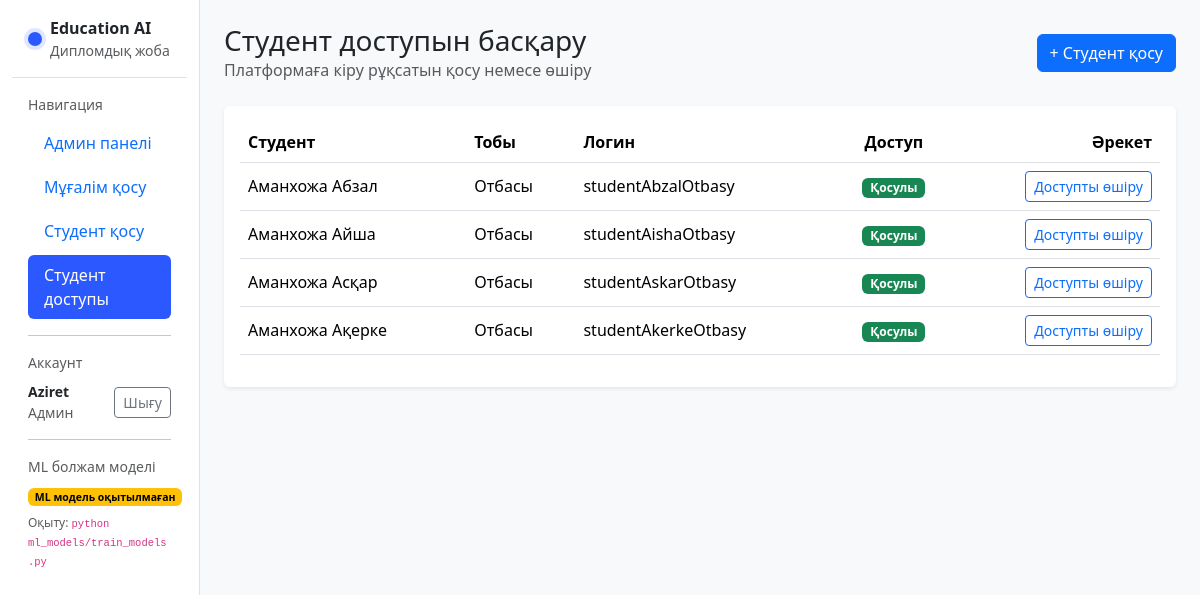
/admin-panel/students/ (signed in), run on the app's committed database.
### students/models.py (models this page shows, shortened)
class Student(models.Model):
    PERFORMANCE_CHOICES = [
        ("Жоғары", "Жоғары"),
        ("Орташа", "Орташа"),
        ("Төмен", "Төмен"),
    ]
    user = models.OneToOneField(
        settings.AUTH_USER_MODEL,
        on_delete=models.SET_NULL,
        null=True,
        blank=True,
        related_name="student_profile",
    )
    name = models.CharField(max_length=150)
    group = models.CharField(max_length=50, blank=True, default="")
    can_access_platform = models.BooleanField(default=False)
    predicted_performance = models.CharField(
        max_length=20,
        choices=PERFORMANCE_CHOICES,
        blank=True,
        null=True,
    )
    created_at = models.DateTimeField(auto_now_add=True)

### students/views.py (the view)
# urls.py: path("admin-panel/students/", views.student_access_manage, name="student_access_manage"),
@login_required
@admin_required
def student_access_manage(request):
    students = Student.objects.select_related("user").order_by("group", "name")
    return render(request, "students/admin/student_access_manage.html", {
        "students": students,
        "model_ready": model_ready(),
    })

### students/context_processors.py (called while the page is built)
def role_flags(request):
    user = request.user
    if not user.is_authenticated:
        return {
            "is_admin": False,
            "is_teacher": False,
            "is_student": False,
        }
    return {
        "is_admin": is_admin(user),
        "is_teacher": is_teacher(user),
        "is_student": is_student(user),
    }

### students/permissions.py (called while the page is built)
def is_admin(user):
    return user.is_authenticated and user.is_superuser

def is_teacher(user):
    return user.is_authenticated and user.groups.filter(name="Teacher").exists()

def is_student(user):
    return user.is_authenticated and user.groups.filter(name="Student").exists()

def admin_required(view_func):
    @wraps(view_func)
    def _wrapped(request, *args, **kwargs):
        if not is_admin(request.user):
            return HttpResponseForbidden("Бұл бөлімге тек админ кіре алады.")
        return view_func(request, *args, **kwargs)
    return _wrapped

### students/services_ml.py (called while the page is built)
def model_ready() -> bool:
    return (
        CLASSIFIER_PATH.exists()
        and REGRESSOR_PATH.exists()
        and SCALER_PATH.exists()
        and METRICS_PATH.exists()
    )

### students/templates/students/admin/student_access_manage.html (shortened to what this page needs)
{% extends "students/base.html" %}
{% block content %}
<div class="d-flex align-items-center justify-content-between mb-4">
  <div>
    <h3 class="mb-0">Студент доступын басқару</h3>
    <div class="text-muted">Платформаға кіру рұқсатын қосу немесе өшіру</div>
  </div>
  <a href="{% url 'student_onboard_create' %}" class="btn btn-primary">+ Студент қосу</a>
</div>
<div class="card border-0 shadow-sm">
  <div class="card-body">
    {% if students %}
      <div class="table-responsive">
        <table class="table align-middle">
          <thead>
            <tr>
              <th>Студент</th>
              <th>Тобы</th>
              <th>Логин</th>
              <th class="text-center">Доступ</th>
              <th class="text-end">Әрекет</th>
            </tr>
          </thead>
          <tbody>
            {% for s in students %}
              <tr>
                <td>{{ s.name }}</td>
                <td>{{ s.group|default:"—" }}</td>
                <td>
                  {% if s.user %}
                    {{ s.user.username }}
                  {% else %}
                    —
                  {% endif %}
                </td>
                <td class="text-center">
                  {% if s.can_access_platform %}
                    <span class="badge text-bg-success">Қосулы</span>
                  {% else %}
                    <span class="badge text-bg-secondary">Өшірулі</span>
                  {% endif %}
                </td>
                <td class="text-end">
                  <a href="{% url 'student_toggle_access' s.id %}" class="btn btn-sm btn-outline-primary">
                    {% if s.can_access_platform %}
                      Доступты өшіру
                    {% else %}
                      Доступ беру
                    {% endif %}
                  </a>
                </td>
              </tr>
            {% endfor %}
          </tbody>
        </table>
      </div>
    {% else %}
      <div class="text-muted">Әзірге студенттер жоқ.</div>
    {% endif %}
  </div>
</div>
{% endblock %}

### students/templates/students/base.html (shortened to what this page needs)
{% load static %}
<!doctype html>
<html lang="kk">
<head>
  <link href="https://cdn.jsdelivr.net/npm/bootstrap@5.3.3/dist/css/bootstrap.min.css" rel="stylesheet">
  <link rel="stylesheet" href="{% static 'css/app.css' %}">
</head>
<body class="bg-light">
  <div class="container-fluid">
    <div class="row min-vh-100">
      <aside class="col-md-3 col-lg-2 bg-white sidebar border-end">
        <div class="p-3 border-bottom d-flex align-items-center gap-2">
          <div class="logo-dot"></div>
          <div>
            <div class="fw-bold">Education AI</div>
            <div class="text-muted small">Дипломдық жоба</div>
          </div>
        </div>
        <div class="p-3">
          <div class="small text-muted mb-2">Навигация</div>
          <div class="nav nav-pills flex-column gap-1">
            {% if is_admin %}
              <a class="nav-link {% if request.resolver_match.url_name == 'admin_dashboard' %}active{% endif %}"
                 href="{% url 'admin_dashboard' %}">
                Админ панелі
              </a>
              <a class="nav-link {% if request.resolver_match.url_name == 'teacher_create' %}active{% endif %}"
                 href="{% url 'teacher_create' %}">
                Мұғалім қосу
              </a>
              <a class="nav-link {% if request.resolver_match.url_name == 'student_onboard_create' %}active{% endif %}"
                 href="{% url 'student_onboard_create' %}">
                Студент қосу
              </a>
              <a class="nav-link {% if request.resolver_match.url_name == 'student_access_manage' %}active{% endif %}"
                 href="{% url 'student_access_manage' %}">
                Студент доступы
              </a>
            {% endif %}
          </div>
          <hr>
          <div class="small text-muted mb-2">Аккаунт</div>
          <div class="d-flex align-items-center justify-content-between">
            <div class="small">
              <div class="fw-semibold">{{ request.user.username }}</div>
              <div class="text-muted">
                {% if is_admin %}
                  Админ
                {% elif is_teacher %}
                  Мұғалім
                {% elif is_student %}
                  Студент
                {% else %}
                  Пайдаланушы
                {% endif %}
              </div>
            </div>
            <a class="btn btn-sm btn-outline-secondary" href="{% url 'logout' %}">
              Шығу
            </a>
          </div>
          <hr>
          <div class="small text-muted mb-2">ML болжам моделі</div>
          <div class="small">
            {% if model_ready %}
              <span class="badge text-bg-success">ML модель дайын</span>
            {% else %}
              <span class="badge text-bg-warning">ML модель оқытылмаған</span>
              <div class="text-muted mt-2" style="font-size:12px;">
                Оқыту: <code>python ml_models/train_models.py</code>
              </div>
            {% endif %}
          </div>
        </div>
      </aside>
      <main class="col-md-9 col-lg-10 p-4">
        {% block content %}{% endblock %}
      </main>
    </div>
  </div>
</body>
</html>

### static/css/app.css (style rules this page uses)
:root { --brand:#2b59ff; }
.logo-dot { width:14px;height:14px;border-radius:999px;background:var(--brand); box-shadow:0 0 0 4px rgba(43,89,255,.15); }
.sidebar { min-height:100vh; }
.nav-pills .nav-link.active { background:var(--brand); }

### data on the page
Student: name "Аманхожа Абзал", group "Отбасы", user.username "studentAbzalOtbasy", can_access_platform "Қосулы"
Student: name "Аманхожа Айша", group "Отбасы", user.username "studentAishaOtbasy", can_access_platform "Қосулы"
Student: name "Аманхожа Асқар", group "Отбасы", user.username "studentAskarOtbasy", can_access_platform "Қосулы"
Student: name "Аманхожа Ақерке", group "Отбасы", user.username "studentAkerkeOtbasy", can_access_platform "Қосулы"

### other printed values
{{ request.user.username }} "Aziret"
